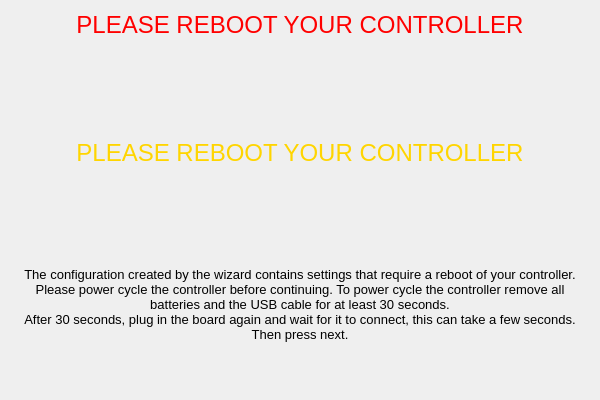
<?xml version="1.0" encoding="UTF-8"?>
<ui version="4.0">
 <class>RebootPage</class>
 <widget class="QWizardPage" name="RebootPage">
  <property name="geometry">
   <rect>
    <x>0</x>
    <y>0</y>
    <width>600</width>
    <height>400</height>
   </rect>
  </property>
  <property name="windowTitle">
   <string>WizardPage</string>
  </property>
  <layout class="QVBoxLayout" name="verticalLayout">
   <item>
    <widget class="QLabel" name="redLabel">
     <property name="text">
      <string>&lt;!DOCTYPE HTML PUBLIC &quot;-//W3C//DTD HTML 4.0//EN&quot; &quot;http://www.w3.org/TR/REC-html40/strict.dtd&quot;&gt;
&lt;html&gt;&lt;head&gt;&lt;meta name=&quot;qrichtext&quot; content=&quot;1&quot; /&gt;&lt;style type=&quot;text/css&quot;&gt;
p, li { white-space: pre-wrap; }
&lt;/style&gt;&lt;/head&gt;&lt;body style=&quot; font-family:'MS Shell Dlg 2'; font-size:8pt; font-weight:400; font-style:normal;&quot;&gt;
&lt;p align=&quot;center&quot; style=&quot; margin-top:0px; margin-bottom:0px; margin-left:0px; margin-right:0px; -qt-block-indent:0; text-indent:0px;&quot;&gt;&lt;span style=&quot; font-size:18pt; color:#ff0000;&quot;&gt;PLEASE REBOOT YOUR CONTROLLER&lt;/span&gt;&lt;/p&gt;&lt;/body&gt;&lt;/html&gt;</string>
     </property>
     <property name="alignment">
      <set>Qt::AlignLeading|Qt::AlignLeft|Qt::AlignTop</set>
     </property>
     <property name="wordWrap">
      <bool>true</bool>
     </property>
    </widget>
   </item>
   <item>
    <widget class="QLabel" name="yellowLabel">
     <property name="text">
      <string>&lt;!DOCTYPE HTML PUBLIC &quot;-//W3C//DTD HTML 4.0//EN&quot; &quot;http://www.w3.org/TR/REC-html40/strict.dtd&quot;&gt;
&lt;html&gt;&lt;head&gt;&lt;meta name=&quot;qrichtext&quot; content=&quot;1&quot; /&gt;&lt;style type=&quot;text/css&quot;&gt;
p, li { white-space: pre-wrap; }
&lt;/style&gt;&lt;/head&gt;&lt;body style=&quot; font-family:'MS Shell Dlg 2'; font-size:8pt; font-weight:400; font-style:normal;&quot;&gt;
&lt;p align=&quot;center&quot; style=&quot; margin-top:0px; margin-bottom:0px; margin-left:0px; margin-right:0px; -qt-block-indent:0; text-indent:0px;&quot;&gt;&lt;span style=&quot; font-size:18pt; color:#ffd500;&quot;&gt;PLEASE REBOOT YOUR CONTROLLER&lt;/span&gt;&lt;/p&gt;&lt;/body&gt;&lt;/html&gt;</string>
     </property>
     <property name="alignment">
      <set>Qt::AlignLeading|Qt::AlignLeft|Qt::AlignTop</set>
     </property>
     <property name="wordWrap">
      <bool>true</bool>
     </property>
    </widget>
   </item>
   <item>
    <widget class="QLabel" name="label_3">
     <property name="text">
      <string>&lt;!DOCTYPE HTML PUBLIC &quot;-//W3C//DTD HTML 4.0//EN&quot; &quot;http://www.w3.org/TR/REC-html40/strict.dtd&quot;&gt;
&lt;html&gt;&lt;head&gt;&lt;meta name=&quot;qrichtext&quot; content=&quot;1&quot; /&gt;&lt;style type=&quot;text/css&quot;&gt;
p, li { white-space: pre-wrap; }
&lt;/style&gt;&lt;/head&gt;&lt;body style=&quot; font-family:'MS Shell Dlg 2'; font-size:10pt; font-weight:400; font-style:normal;&quot;&gt;
&lt;p align=&quot;center&quot; style=&quot; margin-top:0px; margin-bottom:0px; margin-left:0px; margin-right:0px; -qt-block-indent:0; text-indent:0px;&quot;&gt;&lt;span style=&quot; font-size:10pt;&quot;&gt;The configuration created by the wizard contains settings that require a reboot of your controller. Please power cycle the controller before continuing. To power cycle the controller remove all batteries and the USB cable for at least 30 seconds.&lt;/span&gt;&lt;/p&gt;
&lt;p align=&quot;center&quot; style=&quot; margin-top:0px; margin-bottom:0px; margin-left:0px; margin-right:0px; -qt-block-indent:0; text-indent:0px;&quot;&gt;&lt;span style=&quot; font-size:10pt;&quot;&gt;After 30 seconds, plug in the board again and wait for it to connect, this can take a few seconds. Then press next.&lt;/span&gt;&lt;/p&gt;&lt;/body&gt;&lt;/html&gt;</string>
     </property>
     <property name="alignment">
      <set>Qt::AlignLeading|Qt::AlignLeft|Qt::AlignTop</set>
     </property>
     <property name="wordWrap">
      <bool>true</bool>
     </property>
    </widget>
   </item>
  </layout>
  <zorder>yellowLabel</zorder>
  <zorder>redLabel</zorder>
  <zorder>label_3</zorder>
 </widget>
 <resources/>
 <connections/>
</ui>
